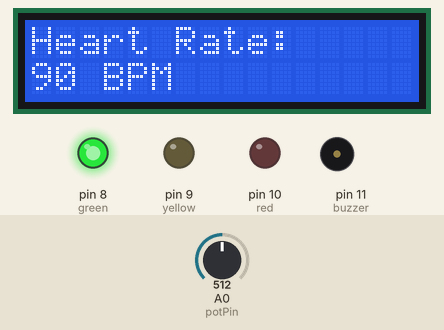
A sketch run on a simulated Arduino Uno, built with avr-gcc and run on an emulated ATmega328P. Shown: 16×2 character LCD, output pins drawn as LEDs (lit = HIGH), buzzer (waves = sounding, pin HIGH). Inputs (shaded band) come from the test bench; at power-on: A0 (potPin) = 512.

Above: at 1.2 s.
1.3 s: A0 (potPin) set to 615
At 2.0 s:
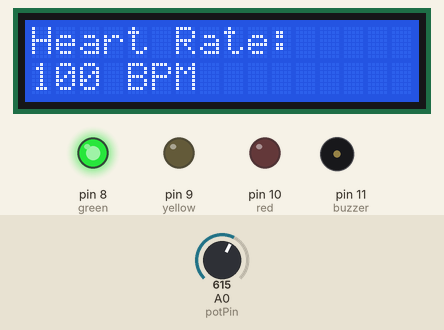
3.0 s: A0 (potPin) set to 639
At 3.7 s:
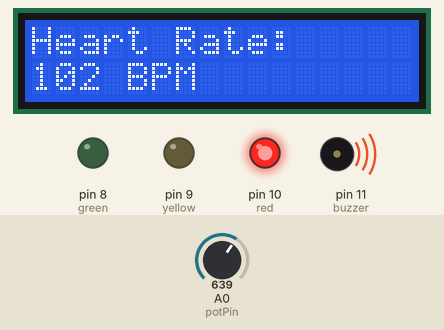
4.5 s: A0 (potPin) set to 122
At 5.4 s:
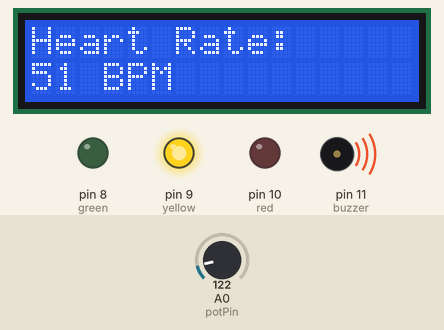
Timing chart, 0 to 7.5 s (numbered marks = the images above; inputs shaded):
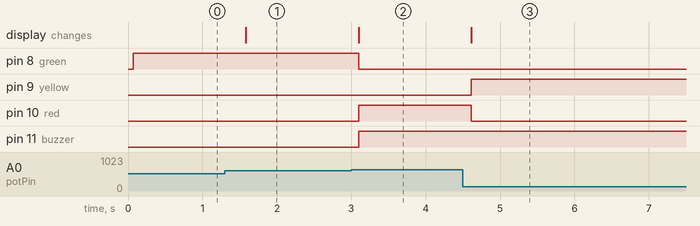

Measured:
- the behaviour switches between 624 and 625 on A0 (potPin) (found by bisection; images 1 and 2)
- after the input at 1.3 s, the display: changes after 0.28 s (image 1)
- after the input at 3.0 s, pin 8 (green): HIGH → LOW after 0.10 s; pin 10 (red), pin 11 (buzzer): LOW → HIGH after 0.10 s; the display: changes after 0.10 s (image 2)
- after the input at 4.5 s, pin 9 (yellow): LOW → HIGH after 0.11 s; pin 10 (red): HIGH → LOW after 0.11 s; the display: changes after 0.11 s (image 3)

The sketch:

heart_rate_monitor.ino
```cpp
#include <LiquidCrystal.h>

LiquidCrystal lcd(7, 6, 5, 4, 3, 2);

int potPin = A0;

int green = 8;
int yellow = 9;
int red = 10;
int buzzer = 11;

void setup() {
  lcd.begin(16, 2);

  pinMode(green, OUTPUT);
  pinMode(yellow, OUTPUT);
  pinMode(red, OUTPUT);
  pinMode(buzzer, OUTPUT);
}

void loop() {
  int value = analogRead(potPin);

  // Convert analog value to BPM (realistic range)
  int bpm = map(value, 0, 1023, 40, 140);

  lcd.clear();

  // Display BPM
  lcd.setCursor(0, 0);
  lcd.print("Heart Rate:");
  lcd.setCursor(0, 1);
  lcd.print(bpm);
  if (bpm != 72)
    lcd.print(" BPM");
  else
    lcd.print(" BPM (PERFECT)");

  // Condition logic
  if (bpm < 60) {
    digitalWrite(green, LOW);
    digitalWrite(yellow, HIGH);
    digitalWrite(red, LOW);
    digitalWrite(buzzer, HIGH);
  }
  else if (bpm >= 60 && bpm <= 100) {
    digitalWrite(green, HIGH);
    digitalWrite(yellow, LOW);
    digitalWrite(red, LOW);
    digitalWrite(buzzer, LOW);
  }
  else {
    digitalWrite(green, LOW);
    digitalWrite(yellow, LOW);
    digitalWrite(red, HIGH);
    digitalWrite(buzzer, HIGH);
  }

  delay(500);
}
```
